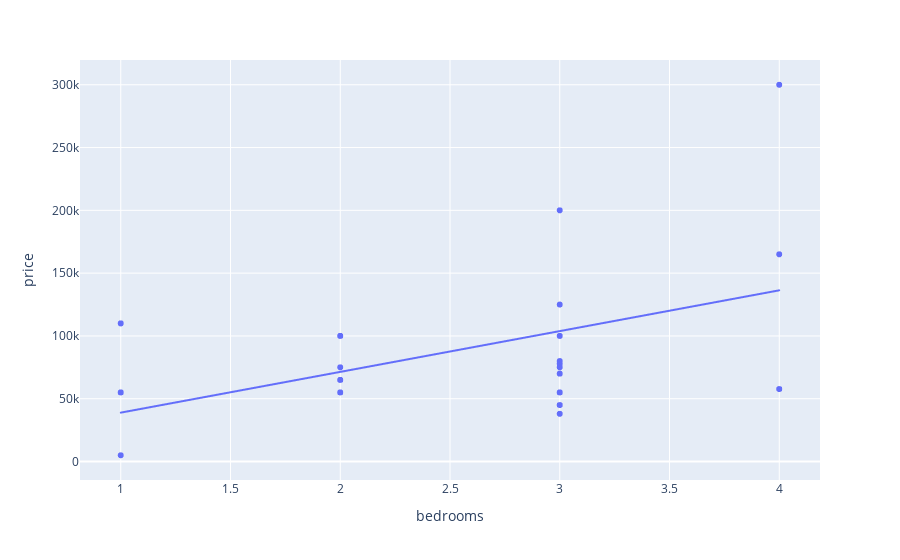

The notebook cell this image was saved under:
### Code cell
fig = px.scatter(data_frame=apartments_copy, x=apartments_copy['bedrooms'], y=apartments_copy['price'], trendline="ols")
fig.show()

### Figure 1 — Plotly figure (JSON) as saved in the notebook; plotly's stock layout.template omitted (floating-point values rounded to 4 significant figures; data arrays with more than 128 entries replaced by an {"elided": "..."} marker saying what was removed)
{"data": [{"hovertemplate": "bedrooms=%{x}<br>price=%{y}<extra></extra>", "legendgroup": "", "marker": {"color": "#636efa", "symbol": "circle"}, "mode": "markers", "name": "", "showlegend": false, "type": "scattergl", "x": {"elided": "2520 int values"}, "xaxis": "x", "y": {"elided": "2520 int values"}, "yaxis": "y"}, {"hovertemplate": "<b>OLS trendline</b><br>price = 32466.6 * bedrooms + 6446.5<br>R<sup>2</sup>=0.219560<br><br>bedrooms=%{x}<br>price=%{y} <b>(trend)</b><extra></extra>", "legendgroup": "", "marker": {"color": "#636efa", "symbol": "circle"}, "mode": "lines", "name": "", "showlegend": false, "type": "scattergl", "x": {"elided": "2520 int values"}, "xaxis": "x", "y": {"elided": "2520 float values"}, "yaxis": "y"}], "layout": {"legend": {"tracegroupgap": 0}, "margin": {"t": 60}, "xaxis": {"anchor": "y", "domain": [0, 1], "title": {"text": "bedrooms"}}, "yaxis": {"anchor": "x", "domain": [0, 1], "title": {"text": "price"}}}}
